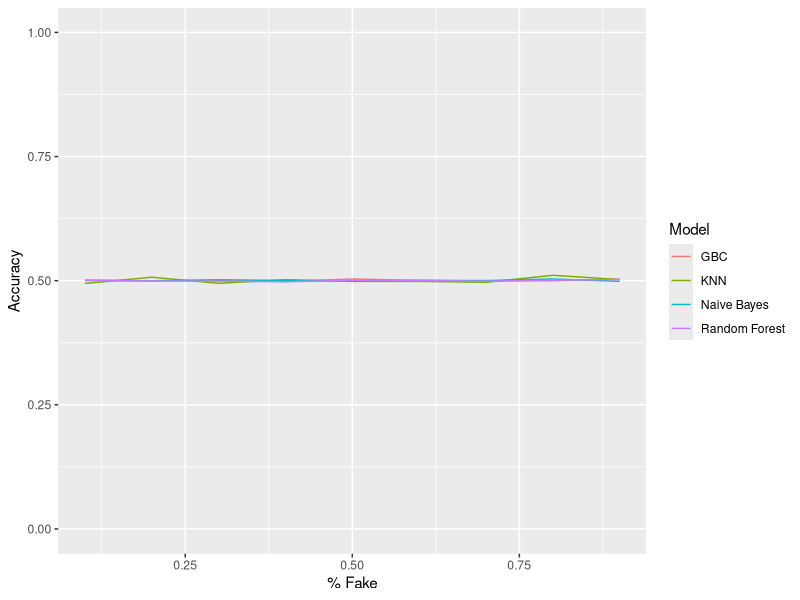

Generate this figure with R:
library(ggplot2)
library(readr)
library(dplyr)
library(tidyr)
data <- read_csv('Analysis-Scripts/Partially-Fake-Analysis/results.csv',col_names = FALSE)

data$group <- paste(unlist(data$X3),unlist(data$X5),sep = '%')
d <- aggregate(data[,2],list(data$group),mean)
d <- separate(d,Group.1,c('Model','Value'),'%')
d$Value <- as.numeric(d$Value)
p <- ggplot(data=d,aes(x=Value,y=X2,color=Model)) + geom_line() + ylim(0,1) + 
  xlab('% Fake') + ylab('Accuracy')
p
